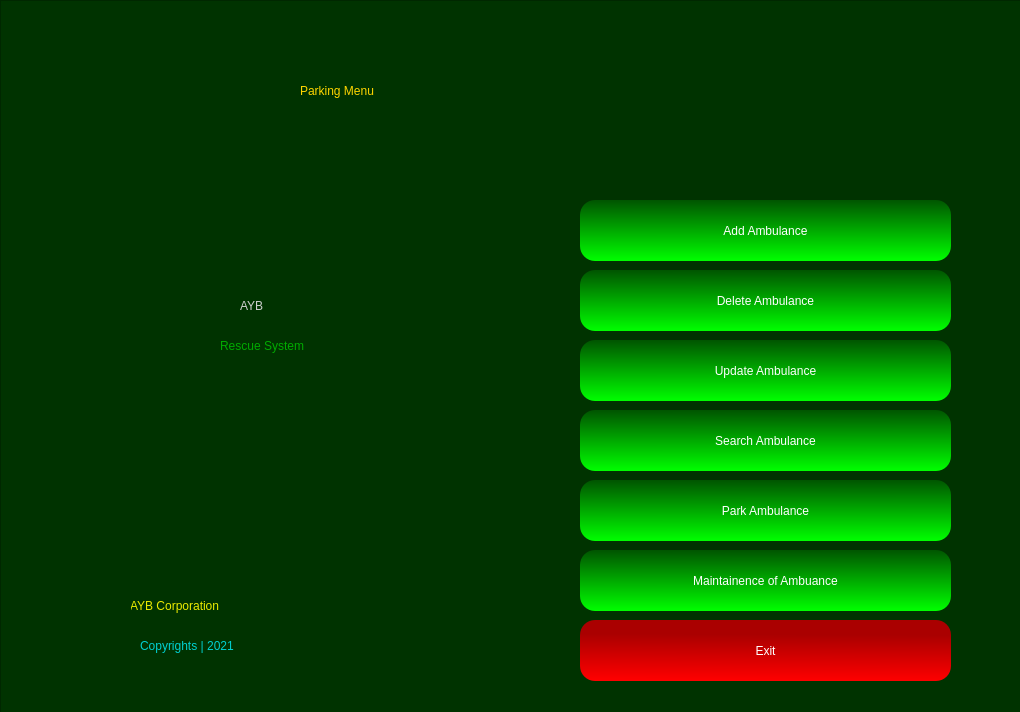
<?xml version="1.0" encoding="UTF-8"?>
<ui version="4.0">
 <class>Form</class>
 <widget class="QWidget" name="Form">
  <property name="geometry">
   <rect>
    <x>0</x>
    <y>0</y>
    <width>1020</width>
    <height>712</height>
   </rect>
  </property>
  <property name="windowTitle">
   <string>Form</string>
  </property>
  <widget class="QFrame" name="frame">
   <property name="geometry">
    <rect>
     <x>0</x>
     <y>0</y>
     <width>1022</width>
     <height>713</height>
    </rect>
   </property>
   <property name="styleSheet">
    <string notr="true">QFrame{

background-color: rgb(0, 51, 0);
color: rgb(0,255,0);

}
</string>
   </property>
   <property name="frameShape">
    <enum>QFrame::StyledPanel</enum>
   </property>
   <property name="frameShadow">
    <enum>QFrame::Raised</enum>
   </property>
   <widget class="QLabel" name="label_2">
    <property name="geometry">
     <rect>
      <x>70</x>
      <y>210</y>
      <width>211</width>
      <height>181</height>
     </rect>
    </property>
    <property name="styleSheet">
     <string notr="true">background-image: url(:/newPrefix/—Pngtree—red and black logo_5517319.png);</string>
    </property>
    <property name="text">
     <string/>
    </property>
    <property name="pixmap">
     <pixmap resource="mainLogo.qrc">:/newPrefix/—Pngtree—red and black logo_5517319.png</pixmap>
    </property>
    <property name="scaledContents">
     <bool>true</bool>
    </property>
   </widget>
   <widget class="QLabel" name="label_4">
    <property name="geometry">
     <rect>
      <x>240</x>
      <y>280</y>
      <width>191</width>
      <height>51</height>
     </rect>
    </property>
    <property name="styleSheet">
     <string notr="true">font: 87 36pt &quot;Arial Black&quot;;
color: rgb(207, 207, 207);</string>
    </property>
    <property name="text">
     <string>AYB</string>
    </property>
   </widget>
   <widget class="QLabel" name="label_3">
    <property name="geometry">
     <rect>
      <x>220</x>
      <y>330</y>
      <width>231</width>
      <height>31</height>
     </rect>
    </property>
    <property name="styleSheet">
     <string notr="true">font: 25 20pt &quot;Bahnschrift Light&quot;;
color: rgb(0, 170, 0);</string>
    </property>
    <property name="text">
     <string>Rescue System</string>
    </property>
   </widget>
   <widget class="QLabel" name="label_5">
    <property name="geometry">
     <rect>
      <x>300</x>
      <y>50</y>
      <width>491</width>
      <height>81</height>
     </rect>
    </property>
    <property name="styleSheet">
     <string notr="true">font: 87 36pt &quot;Arial Black&quot;;
color: rgb(255, 213, 0);</string>
    </property>
    <property name="text">
     <string>Parking Menu</string>
    </property>
   </widget>
   <widget class="QLabel" name="label_6">
    <property name="geometry">
     <rect>
      <x>130</x>
      <y>590</y>
      <width>241</width>
      <height>31</height>
     </rect>
    </property>
    <property name="styleSheet">
     <string notr="true">font: 25 20pt &quot;Bahnschrift Light&quot;;
color: rgb(234, 234, 0);</string>
    </property>
    <property name="text">
     <string>AYB Corporation</string>
    </property>
   </widget>
   <widget class="QLabel" name="label_7">
    <property name="geometry">
     <rect>
      <x>80</x>
      <y>580</y>
      <width>51</width>
      <height>51</height>
     </rect>
    </property>
    <property name="styleSheet">
     <string notr="true">background-image: url(:/newPrefix/—Pngtree—red and black logo_5517319.png);</string>
    </property>
    <property name="text">
     <string/>
    </property>
    <property name="pixmap">
     <pixmap resource="mainLogo.qrc">:/newPrefix/—Pngtree—red and black logo_5517319.png</pixmap>
    </property>
    <property name="scaledContents">
     <bool>true</bool>
    </property>
   </widget>
   <widget class="QLabel" name="label_8">
    <property name="geometry">
     <rect>
      <x>140</x>
      <y>630</y>
      <width>241</width>
      <height>31</height>
     </rect>
    </property>
    <property name="styleSheet">
     <string notr="true">font: 25 12pt &quot;Bahnschrift Light&quot;;
color: rgb(0, 208, 208);</string>
    </property>
    <property name="text">
     <string>Copyrights | 2021</string>
    </property>
   </widget>
   <widget class="QPushButton" name="addBtn">
    <property name="geometry">
     <rect>
      <x>580</x>
      <y>200</y>
      <width>371</width>
      <height>61</height>
     </rect>
    </property>
    <property name="styleSheet">
     <string notr="true">QPushButton{
background-color: qlineargradient(spread:pad, x1:0.498, y1:0, x2:0.507, y2:1, stop:0 rgba(0, 85, 0, 255), stop:1 rgba(0, 255, 0, 255));
border-radius:15px;
color: #FFF;
	font: 75 14pt &quot;Microsoft PhagsPa&quot;;

}

QPushButton:hover{

	background-color: rgb(0, 118, 0);
}</string>
    </property>
    <property name="text">
     <string>Add Ambulance</string>
    </property>
   </widget>
   <widget class="QPushButton" name="exitBtn">
    <property name="geometry">
     <rect>
      <x>580</x>
      <y>620</y>
      <width>371</width>
      <height>61</height>
     </rect>
    </property>
    <property name="styleSheet">
     <string notr="true">QPushButton{
background-color: qlineargradient(spread:pad, x1:0.512, y1:0.238636, x2:0.493, y2:1, stop:0 rgba(170, 0, 0, 255), stop:1 rgba(255, 0, 0, 255));
border-radius:15px;
color: #FFF;
	font: 75 14pt &quot;Microsoft PhagsPa&quot;;

}

QPushButton:hover{

	background-color: rgb(138, 0, 0);
}</string>
    </property>
    <property name="text">
     <string>Exit</string>
    </property>
   </widget>
   <widget class="QPushButton" name="updateBtn">
    <property name="geometry">
     <rect>
      <x>580</x>
      <y>340</y>
      <width>371</width>
      <height>61</height>
     </rect>
    </property>
    <property name="styleSheet">
     <string notr="true">QPushButton{
background-color: qlineargradient(spread:pad, x1:0.498, y1:0, x2:0.507, y2:1, stop:0 rgba(0, 85, 0, 255), stop:1 rgba(0, 255, 0, 255));
border-radius:15px;
color: #FFF;
	font: 75 14pt &quot;Microsoft PhagsPa&quot;;

}

QPushButton:hover{

	background-color: rgb(0, 118, 0);
}</string>
    </property>
    <property name="text">
     <string>Update Ambulance</string>
    </property>
   </widget>
   <widget class="QPushButton" name="adminBtn">
    <property name="geometry">
     <rect>
      <x>580</x>
      <y>550</y>
      <width>371</width>
      <height>61</height>
     </rect>
    </property>
    <property name="styleSheet">
     <string notr="true">QPushButton{
background-color: qlineargradient(spread:pad, x1:0.498, y1:0, x2:0.507, y2:1, stop:0 rgba(0, 85, 0, 255), stop:1 rgba(0, 255, 0, 255));
border-radius:15px;
color: #FFF;
	font: 75 14pt &quot;Microsoft PhagsPa&quot;;

}

QPushButton:hover{

	background-color: rgb(0, 118, 0);
}</string>
    </property>
    <property name="text">
     <string>Maintainence of Ambuance</string>
    </property>
   </widget>
   <widget class="QPushButton" name="fundingBtn">
    <property name="geometry">
     <rect>
      <x>580</x>
      <y>480</y>
      <width>371</width>
      <height>61</height>
     </rect>
    </property>
    <property name="styleSheet">
     <string notr="true">QPushButton{
background-color: qlineargradient(spread:pad, x1:0.498, y1:0, x2:0.507, y2:1, stop:0 rgba(0, 85, 0, 255), stop:1 rgba(0, 255, 0, 255));
border-radius:15px;
color: #FFF;
	font: 75 14pt &quot;Microsoft PhagsPa&quot;;

}

QPushButton:hover{

	background-color: rgb(0, 118, 0);
}</string>
    </property>
    <property name="text">
     <string>Park Ambulance</string>
    </property>
   </widget>
   <widget class="QPushButton" name="deleteBtn">
    <property name="geometry">
     <rect>
      <x>580</x>
      <y>270</y>
      <width>371</width>
      <height>61</height>
     </rect>
    </property>
    <property name="styleSheet">
     <string notr="true">QPushButton{
background-color: qlineargradient(spread:pad, x1:0.498, y1:0, x2:0.507, y2:1, stop:0 rgba(0, 85, 0, 255), stop:1 rgba(0, 255, 0, 255));
border-radius:15px;
color: #FFF;
	font: 75 14pt &quot;Microsoft PhagsPa&quot;;

}

QPushButton:hover{

	background-color: rgb(0, 118, 0);
}</string>
    </property>
    <property name="text">
     <string>Delete Ambulance</string>
    </property>
   </widget>
   <widget class="QPushButton" name="searchBtn">
    <property name="geometry">
     <rect>
      <x>580</x>
      <y>410</y>
      <width>371</width>
      <height>61</height>
     </rect>
    </property>
    <property name="styleSheet">
     <string notr="true">QPushButton{
background-color: qlineargradient(spread:pad, x1:0.498, y1:0, x2:0.507, y2:1, stop:0 rgba(0, 85, 0, 255), stop:1 rgba(0, 255, 0, 255));
border-radius:15px;
color: #FFF;
	font: 75 14pt &quot;Microsoft PhagsPa&quot;;

}

QPushButton:hover{

	background-color: rgb(0, 118, 0);
}</string>
    </property>
    <property name="text">
     <string>Search Ambulance</string>
    </property>
   </widget>
  </widget>
 </widget>
 <resources>
  <include location="mainLogo.qrc"/>
  <include location="mainLogo.qrc"/>
 </resources>
 <connections/>
</ui>
